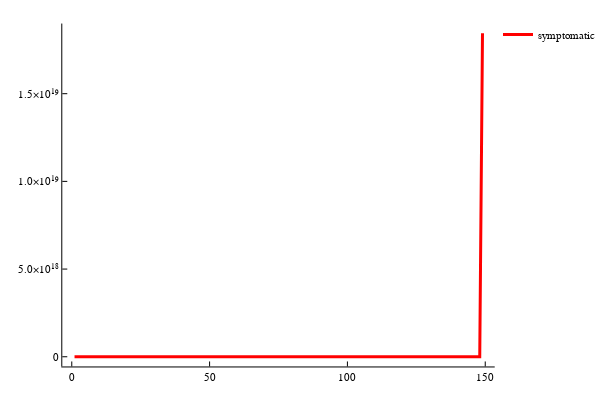

Notebook code for this chart:
### Code cell
plot()
plotquantiles(pop .- (Et+St),:red,"symptomatic")

### Figure 1 — Plotly figure (JSON) as saved in the notebook; plotly's stock layout.template omitted (floating-point values rounded to 4 significant figures; data arrays with more than 128 entries replaced by an {"elided": "..."} marker saying what was removed)
{"data": [{"colorbar": {"title": ""}, "fill": "tozeroy", "fillcolor": "rgba(255, 0, 0, 0.250)", "legendgroup": "symptomatic", "line": {"color": "rgba(255, 0, 0, 1.000)", "dash": "solid", "shape": "linear", "width": 0}, "mode": "lines", "name": "symptomatic", "showlegend": false, "type": "scatter", "x": {"elided": "298 int values"}, "xaxis": "x1", "y": {"elided": "298 float values"}, "yaxis": "y1", "zmax": null, "zmin": null}, {"colorbar": {"title": ""}, "legendgroup": "symptomatic", "line": {"color": "rgba(255, 0, 0, 1.000)", "dash": "solid", "shape": "linear", "width": 3}, "mode": "lines", "name": "symptomatic", "showlegend": true, "type": "scatter", "x": {"elided": "149 int values"}, "xaxis": "x1", "y": {"elided": "149 int values"}, "yaxis": "y1", "zmax": null, "zmin": null}], "layout": {"annotations": [], "height": 400, "legend": {"bgcolor": "rgba(255, 255, 255, 1.000)", "bordercolor": "rgba(0, 0, 0, 1.000)", "font": {"color": "rgba(0, 0, 0, 1.000)", "family": "sans-serif", "size": 11}, "tracegroupgap": 0, "x": 1, "y": 1}, "margin": {"b": 20, "l": 0, "r": 0, "t": 20}, "paper_bgcolor": "rgba(255, 255, 255, 1.000)", "plot_bgcolor": "rgba(255, 255, 255, 1.000)", "showlegend": true, "width": 600, "xaxis": {"anchor": "y1", "domain": [0.1251, 0.9934], "gridcolor": "rgba(0, 0, 0, 0.100)", "gridwidth": 0.5, "linecolor": "rgba(0, 0, 0, 1.000)", "mirror": false, "range": [-3.44, 153.4], "showgrid": false, "showline": true, "showticklabels": true, "tickangle": 0, "tickcolor": "rgb(0, 0, 0)", "tickfont": {"color": "rgba(0, 0, 0, 1.000)", "family": "sans-serif", "size": 11}, "tickmode": "array", "ticks": "inside", "ticktext": ["0", "50", "100", "150"], "tickvals": [0, 50, 100, 150], "title": "", "titlefont": {"color": "rgba(0, 0, 0, 1.000)", "family": "sans-serif", "size": 15}, "type": "-", "visible": true, "zeroline": false, "zerolinecolor": "rgba(0, 0, 0, 1.000)"}, "yaxis": {"anchor": "x1", "domain": [0.03762, 0.9902], "gridcolor": "rgba(0, 0, 0, 0.100)", "gridwidth": 0.5, "linecolor": "rgba(0, 0, 0, 1.000)", "mirror": false, "range": [-553398949019940540, 19000030583017960000], "showgrid": false, "showline": true, "showticklabels": true, "tickangle": 0, "tickcolor": "rgb(0, 0, 0)", "tickfont": {"color": "rgba(0, 0, 0, 1.000)", "family": "sans-serif", "size": 11}, "tickmode": "array", "ticks": "inside", "ticktext": ["0", "5.0×10¹⁸", "1.0×10¹⁹", "1.5×10¹⁹"], "tickvals": [0, 5000000000000000000, 10000000000000000000, 15000000000000000000], "title": "", "titlefont": {"color": "rgba(0, 0, 0, 1.000)", "family": "sans-serif", "size": 15}, "type": "-", "visible": true, "zeroline": false, "zerolinecolor": "rgba(0, 0, 0, 1.000)"}}}
